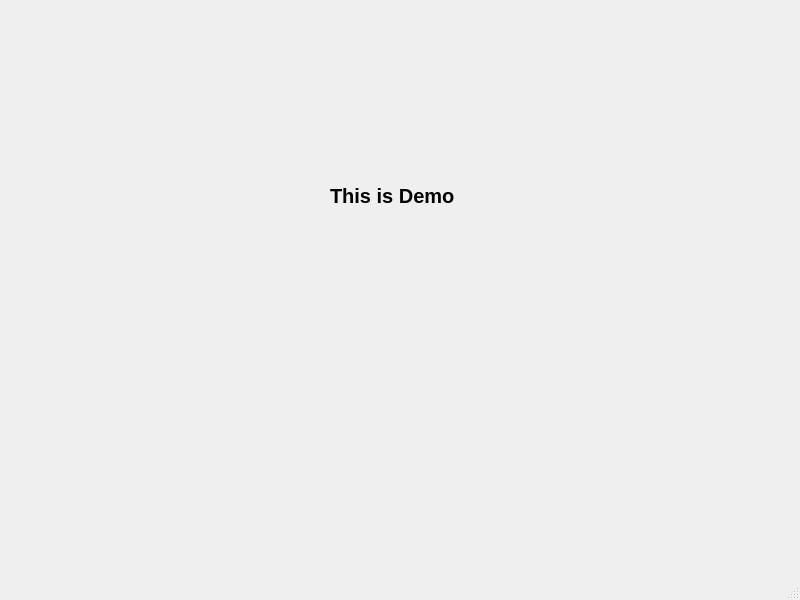
<?xml version="1.0" encoding="UTF-8"?>
<ui version="4.0">
 <class>MainWindow</class>
 <widget class="QMainWindow" name="MainWindow">
  <property name="geometry">
   <rect>
    <x>0</x>
    <y>0</y>
    <width>800</width>
    <height>600</height>
   </rect>
  </property>
  <property name="windowTitle">
   <string>MainWindow</string>
  </property>
  <widget class="QWidget" name="centralwidget">
   <widget class="QLabel" name="label">
    <property name="geometry">
     <rect>
      <x>330</x>
      <y>150</y>
      <width>171</width>
      <height>91</height>
     </rect>
    </property>
    <property name="font">
     <font>
      <pointsize>15</pointsize>
      <weight>75</weight>
      <bold>true</bold>
     </font>
    </property>
    <property name="text">
     <string>This is Demo</string>
    </property>
   </widget>
  </widget>
  <widget class="QMenuBar" name="menubar">
   <property name="geometry">
    <rect>
     <x>0</x>
     <y>0</y>
     <width>800</width>
     <height>26</height>
    </rect>
   </property>
  </widget>
  <widget class="QStatusBar" name="statusbar"/>
 </widget>
 <resources/>
 <connections/>
</ui>
